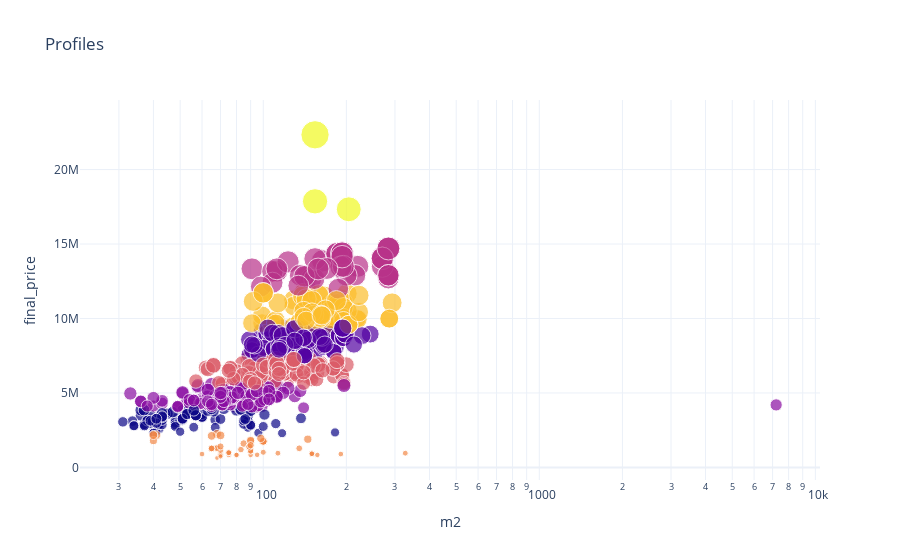

Here is the notebook cell this chart was saved with:
### Code cell
# Clustering of departments for sale by any two features. 
profile = Profiler(data.raw)
features = ['m2', 'final_price']
profile.classify(features, n_clusters=8)
profile.plot(x='m2', y='final_price', color='class', size='final_price')

### Figure 1 — Plotly figure (JSON) as saved in the notebook; plotly's stock layout.template omitted (floating-point values rounded to 4 significant figures; data arrays with more than 128 entries replaced by an {"elided": "..."} marker saying what was removed)
{"data": [{"hovertemplate": "m2=%{x}<br>final_price=%{marker.size}<br>class=%{marker.color}<extra></extra>", "legendgroup": "", "marker": {"color": {"elided": "981 int values"}, "coloraxis": "coloraxis", "size": {"elided": "981 int values"}, "sizemode": "area", "sizeref": 55825, "symbol": "circle"}, "mode": "markers", "name": "", "orientation": "v", "showlegend": false, "type": "scatter", "x": {"elided": "981 float values"}, "xaxis": "x", "y": {"elided": "981 int values"}, "yaxis": "y"}], "layout": {"coloraxis": {"colorbar": {"title": {"text": "class"}}, "colorscale": [[0, "#0d0887"], [0.1111, "#46039f"], [0.2222, "#7201a8"], [0.3333, "#9c179e"], [0.4444, "#bd3786"], [0.5556, "#d8576b"], [0.6667, "#ed7953"], [0.7778, "#fb9f3a"], [0.8889, "#fdca26"], [1, "#f0f921"]], "showscale": false}, "legend": {"itemsizing": "constant", "tracegroupgap": 0}, "title": {"text": "Profiles"}, "xaxis": {"anchor": "y", "domain": [0, 1], "title": {"text": "m2"}, "type": "log"}, "yaxis": {"anchor": "x", "domain": [0, 1], "title": {"text": "final_price"}}}}
